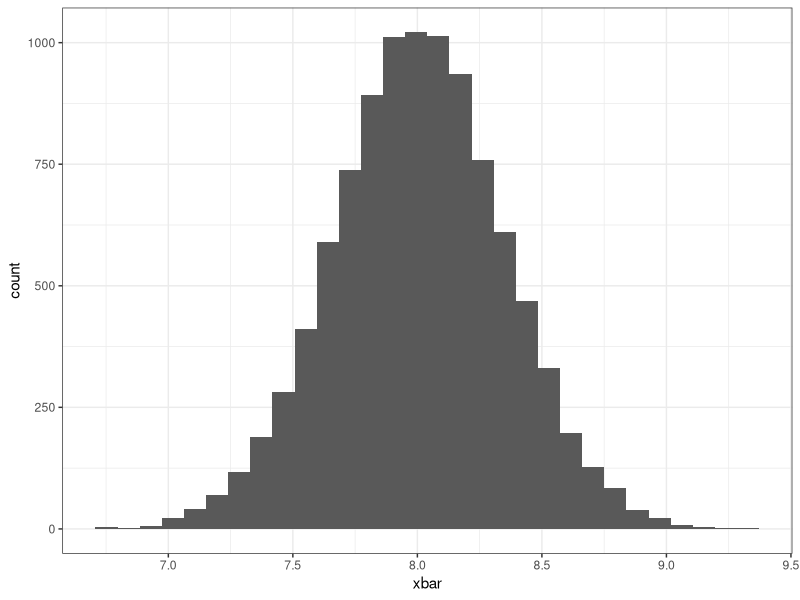
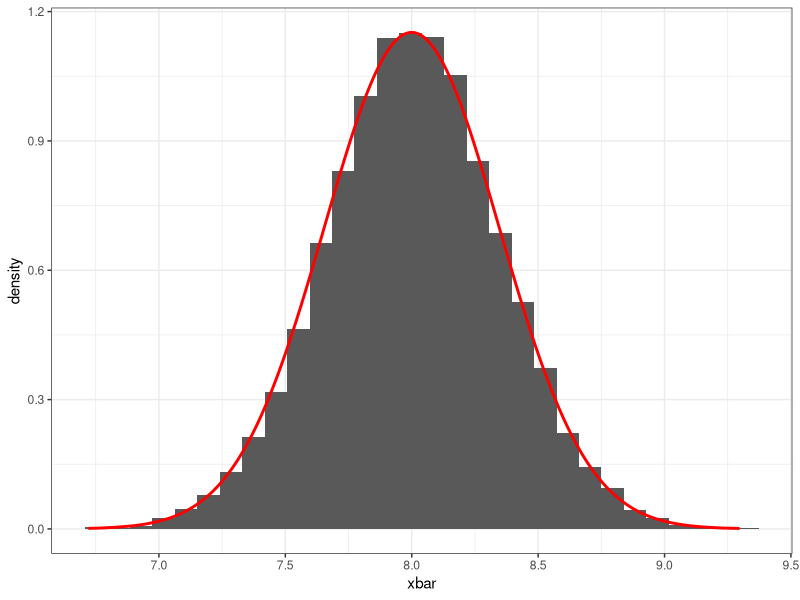

These figures' R source, in order:
## ---- chunk 1
#| code-fold: show
library(ggplot2)
## ---- chunk 2
x1 <- rnorm(25, 8, sqrt(3))
mean(x1)
## ---- chunk 3
# Generate 10,000 samples of size 25 
x_samples <- replicate(10000, rnorm(25, 8, sqrt(3)))
# Obtain the mean for all the samples
x_means <- colMeans(x_samples)
# Plot a histogram of the sample means
data.frame(xbar = x_means) |> 
  ggplot(aes(xbar)) +
  geom_histogram() +
  theme_bw()
## ---- chunk 4
# Plotting the histogram of the sample means
# And imposing the density function of a normal distribution

data.frame(xbar = x_means, y = dnorm(x_means, 8, sqrt(3/25))) |> 
  ggplot(aes(xbar, y = after_stat(density))) +
  geom_histogram() +
  geom_line(aes(xbar, y), col = "red", lwd = 1) +
  theme_bw()
